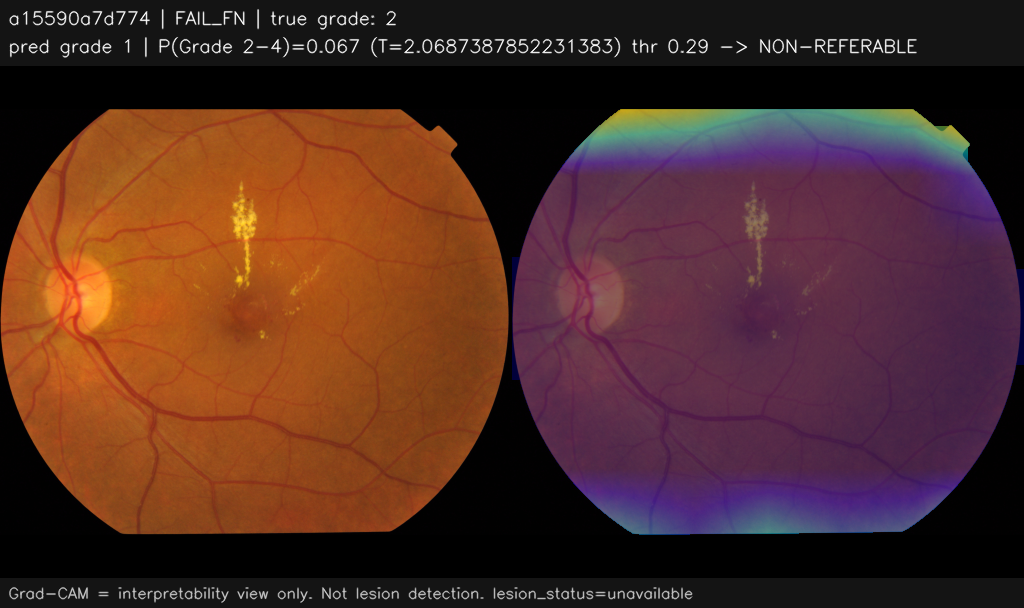
#> input picture ml/weights/GRADCAM/overlays/FAIL_FN_a15590a7d774_g2_p0.07.png, 1024 x 608 px
$ python -i quality_check.py   (imports and definitions only)   (older library calls are emulated)
#> lines starting #> are read from the running program, lines starting #| are printed output that depends on the picture; after the words box and inside, x2 and y2 are one past the last pixel; in counts of white or black regions, pixels touching at a corner belong together
"""
Master Quality Gate Evaluator for Retinal Fundus Screening.
Synthesizes focus, illumination, and field validity into a gradability decision.

Important:
- Quality is evaluated on the retinal/fundus region, not on black or white borders.
- This gate does not produce a DR diagnosis.
- Thresholds are engineering rules for the prototype, not clinical standards.
"""
from typing import Dict, Any, Union
import cv2
import numpy as np

from quality_gate.blur_detection import evaluate_blur
from quality_gate.illumination import evaluate_illumination


def _estimate_fundus_mask(img_rgb: np.ndarray) -> np.ndarray:
    """Estimate the retinal field while excluding black/white capture borders."""
    if img_rgb.ndim != 3 or img_rgb.shape[2] != 3:
        raise ValueError("Expected an RGB image with shape HxWx3.")

    h, w = img_rgb.shape[:2]
    gray = cv2.cvtColor(img_rgb, cv2.COLOR_RGB2GRAY)
    hsv = cv2.cvtColor(img_rgb, cv2.COLOR_RGB2HSV)
#> hsv: shape (608, 1024, 3); mean H, S, V 53, 111.4, 83.7

    saturation = hsv[..., 1]
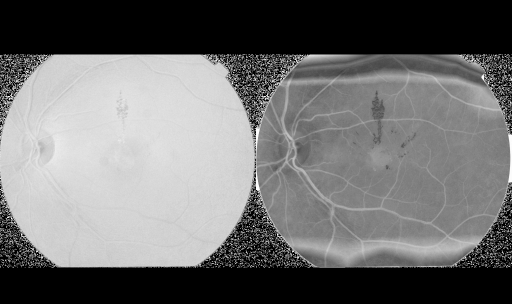
#> saturation: shape (608, 1024) (shown at 1/2 size); min 0, max 255, mean 111.4
    value = hsv[..., 2]

    # Fundus tissue is generally chromatic (orange/red/brown), while white
    # borders and black capture backgrounds are comparatively achromatic.
    red, green, blue = cv2.split(img_rgb.astype(np.float32))
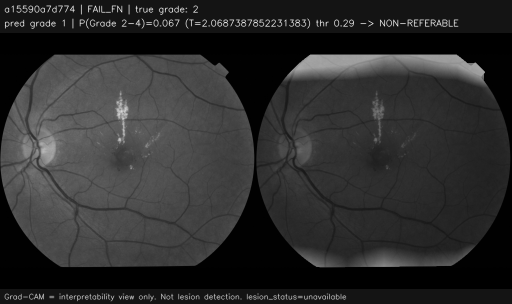
#> green: shape (608, 1024) float32 (shown at 1/2 size); min 0, max 253, mean 44.8
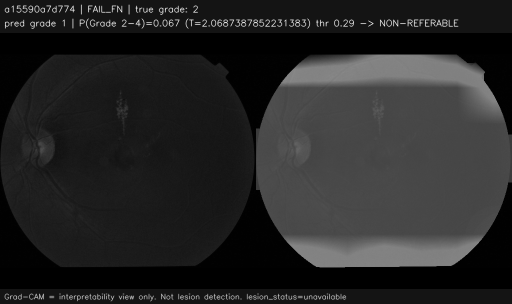
#> blue: shape (608, 1024) float32 (shown at 1/2 size); min 0, max 253, mean 38.4
    warm_tissue = (red > green * 1.02) & (green >= blue * 0.90)
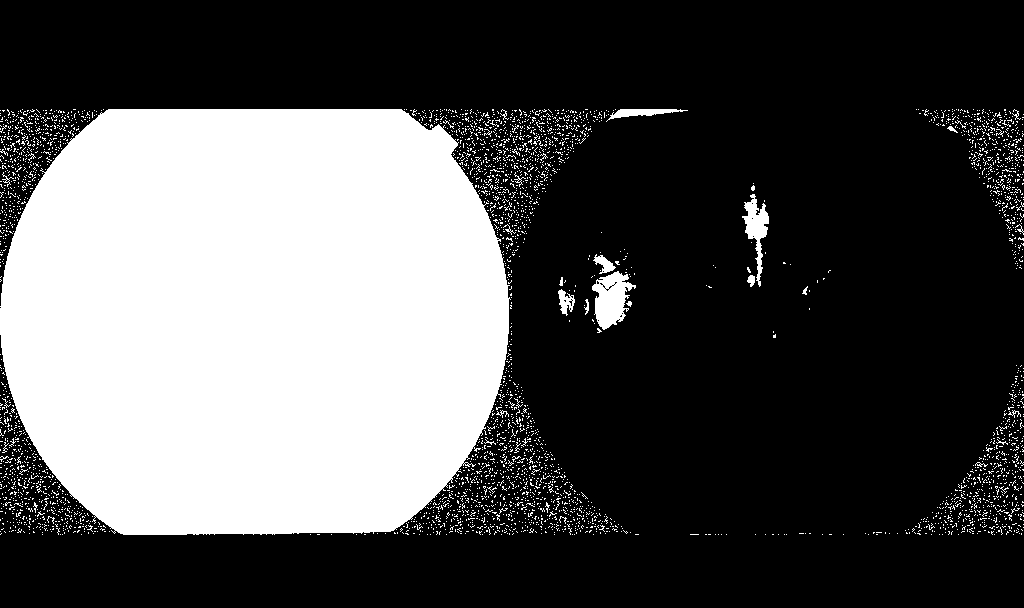
#> warm_tissue: shape (608, 1024) bool; 32.4% white; 3769 white regions (3738 under 20 px), largest, box (x1, y1, x2, y2) and area: (0, 109, 511, 535) 188122, (592, 271, 636, 330) 1506, (742, 194, 769, 287) 945
    chromatic_tissue = saturation > 20
#> chromatic_tissue: shape (608, 1024) bool; 65.1% white; 450 black regions (415 under 20 px), largest, box (x1, y1, x2, y2) and area: (0, 0, 1024, 240) 121530, (0, 374, 1024, 608) 92929, (495, 228, 518, 261) 156
    non_dark = gray > 15
#> non_dark: shape (608, 1024) bool; 76.1% white; 1 black region, box (x1, y1, x2, y2) and area: (0, 66, 1024, 578) 148819

    candidate = non_dark & (chromatic_tissue | warm_tissue) & (value > 20)
#> candidate: shape (608, 1024) bool; 60.3% white; 1 black region, box (x1, y1, x2, y2) and area: (0, 0, 1024, 608) 247123

    # Restrict detection to the central retinal field so UI/camera borders do
    # not dominate illumination or focus measurements.
    yy, xx = np.ogrid[:h, :w]
    cx, cy = (w - 1) / 2.0, (h - 1) / 2.0
    rx, ry = max(w * 0.47, 1.0), max(h * 0.47, 1.0)
    central_field = ((xx - cx) / rx) ** 2 + ((yy - cy) / ry) ** 2 <= 1.0
    candidate &= central_field
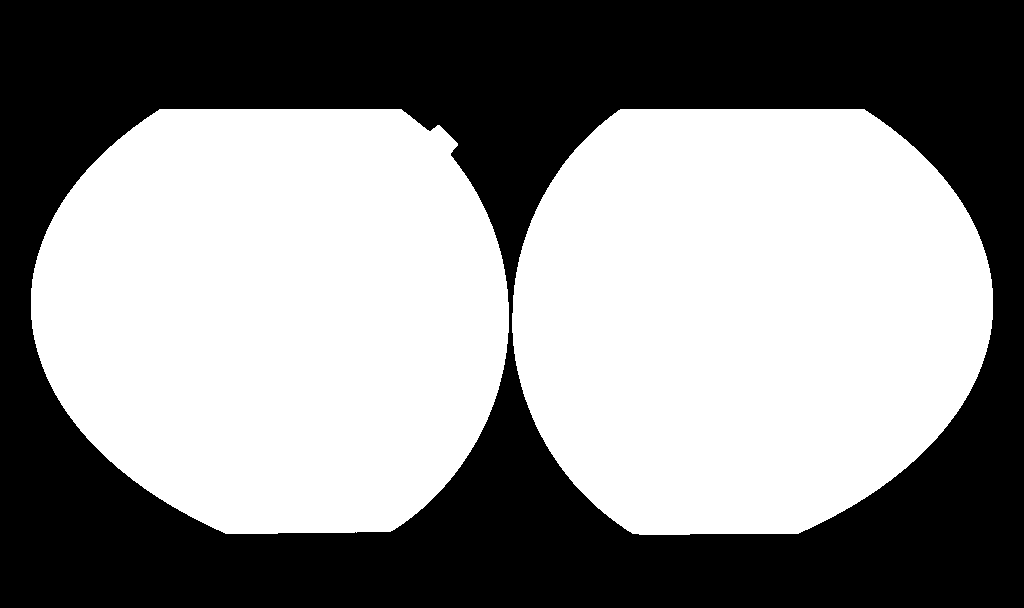
#> candidate: shape (608, 1024) bool; 54% white; 1 black region, box (x1, y1, x2, y2) and area: (0, 0, 1024, 608) 286243

    # Keep the largest connected tissue component when possible.
    mask = (candidate.astype(np.uint8) * 255)
    num_labels, labels, stats, _ = cv2.connectedComponentsWithStats(mask, connectivity=8)
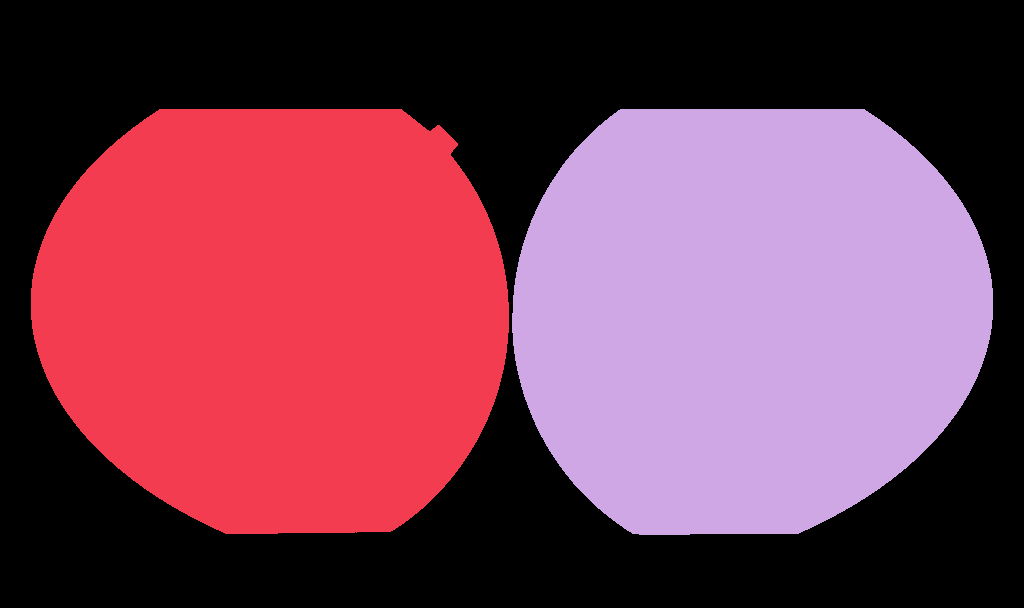
#> labels: shape (608, 1024) int32; 3 distinct labels, from 0 to 2; one colour per label, 0 black
#> num_labels = 3; stats = [[0, 0, 1024, 608, 286243], [31, 109, 478, 425, 167660], [512, 109, 481, 426, 168689]]

    if num_labels > 1:
        areas = stats[1:, cv2.CC_STAT_AREA]
#> areas = [167660, 168689]
        largest_label = 1 + int(np.argmax(areas))
#> largest_label = 2
        mask = np.where(labels == largest_label, 255, 0).astype(np.uint8)
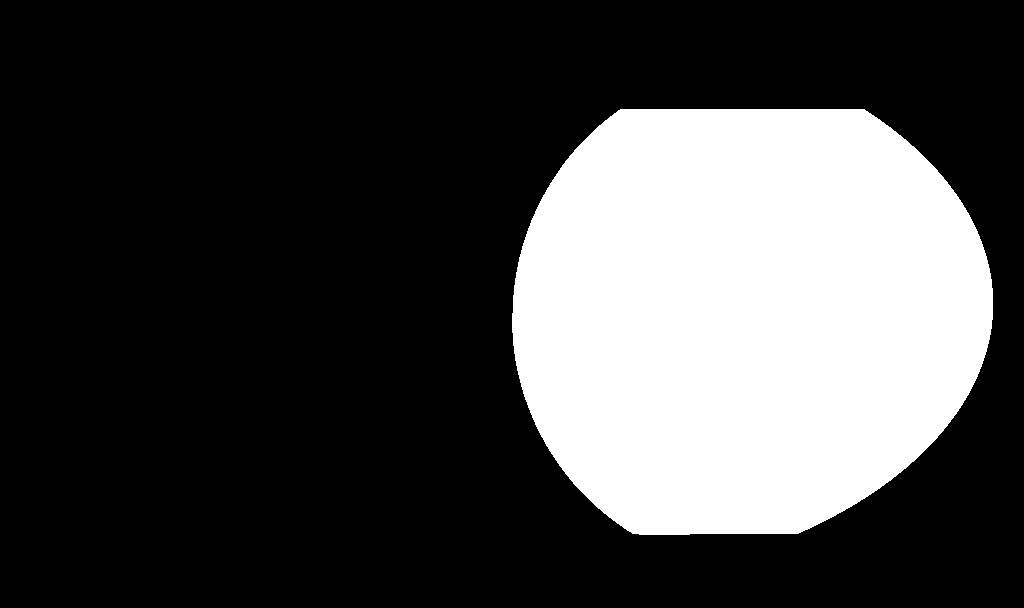
#> mask: shape (608, 1024); 27.1% white; 1 white region, box (x1, y1, x2, y2) and area: (512, 109, 993, 535) 168689

    coverage = float(np.mean(mask > 0))
#> coverage = 0.271

    # Conservative fallback for grayscale/low-saturation fundus captures.
    if coverage < 0.08:
        fallback = (
            central_field
            & (gray > 15)
            & (gray < 245)
        )
        mask = (fallback.astype(np.uint8) * 255)

    return mask


# [127 lines left out: function assess_image_quality, not called in this run]

>>> import cv2
>>> picture = cv2.cvtColor(cv2.imread('../ml/weights/GRADCAM/overlays/FAIL_FN_a15590a7d774_g2_p0.07.png'), cv2.COLOR_BGR2RGB)
>>> result = _estimate_fundus_mask(picture)

$ run again, on ml/weights/GRADCAM/overlays/FAIL_FP_7bf981d9c7fe_g1_p0.54.png
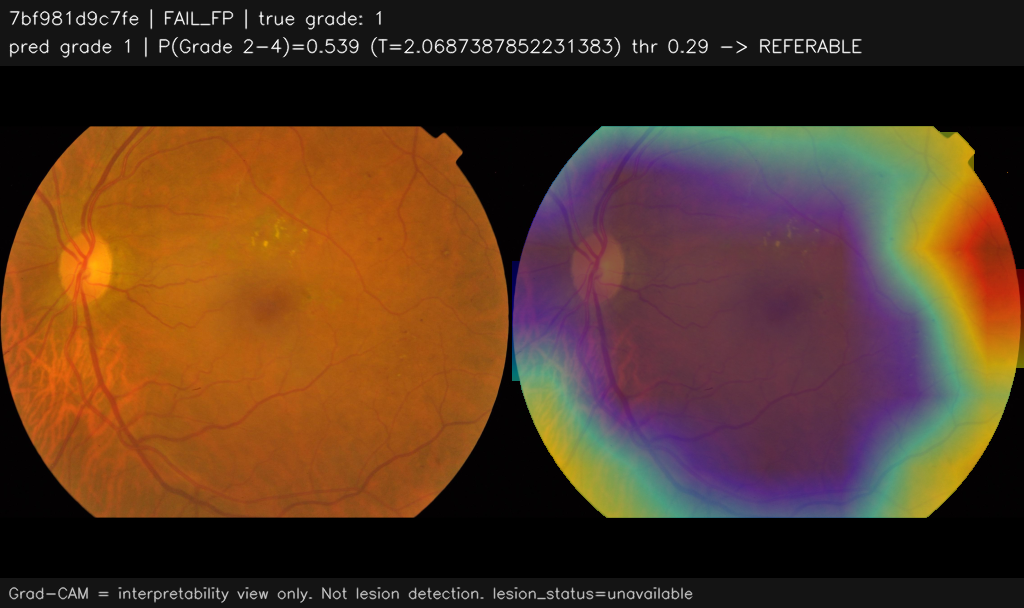
#> input picture ml/weights/GRADCAM/overlays/FAIL_FP_7bf981d9c7fe_g1_p0.54.png, 1024 x 608 px
#> hsv: shape (608, 1024, 3); mean H, S, V 46.5, 112.3, 90.3
#> warm_tissue: shape (608, 1024) bool; 33.2% white; 495 white regions (469 under 20 px), largest, box (x1, y1, x2, y2) and area: (0, 126, 512, 518) 178669, (909, 126, 1024, 387) 16569, (911, 409, 1001, 518) 3038
#> chromatic_tissue: shape (608, 1024) bool; 63.6% white; 200 black regions (134 under 20 px), largest, box (x1, y1, x2, y2) and area: (0, 0, 1024, 137) 129420, (0, 501, 1024, 608) 92869, (465, 473, 494, 501) 222
#> non_dark: shape (608, 1024) bool; 73.1% white; 1 black region, box (x1, y1, x2, y2) and area: (0, 66, 1024, 578) 167570
#> in _estimate_fundus_mask, `num_labels, labels, stats, _ = cv2.connectedComponentsWithStats(mask, ..`:
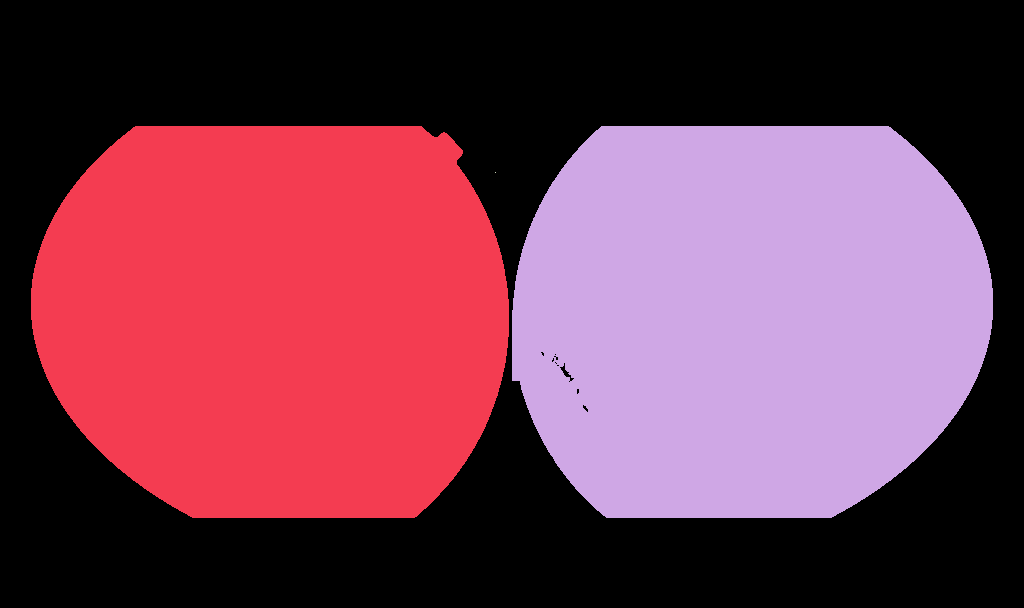
#> labels: shape (608, 1024) int32; 4 distinct labels, from 0 to 3; one colour per label, 0 black
#> num_labels = 4; stats = [[0, 0, 1024, 608, 301085], [31, 126, 478, 392, 160447], [512, 126, 481, 392, 161059], [495, 172, 1, 1, 1]]
#> areas = [160447, 161059, 1]
#> largest_label = 2
#> in _estimate_fundus_mask, `mask = np.where(labels == largest_label, 255, 0).astype(np.uint8)`:
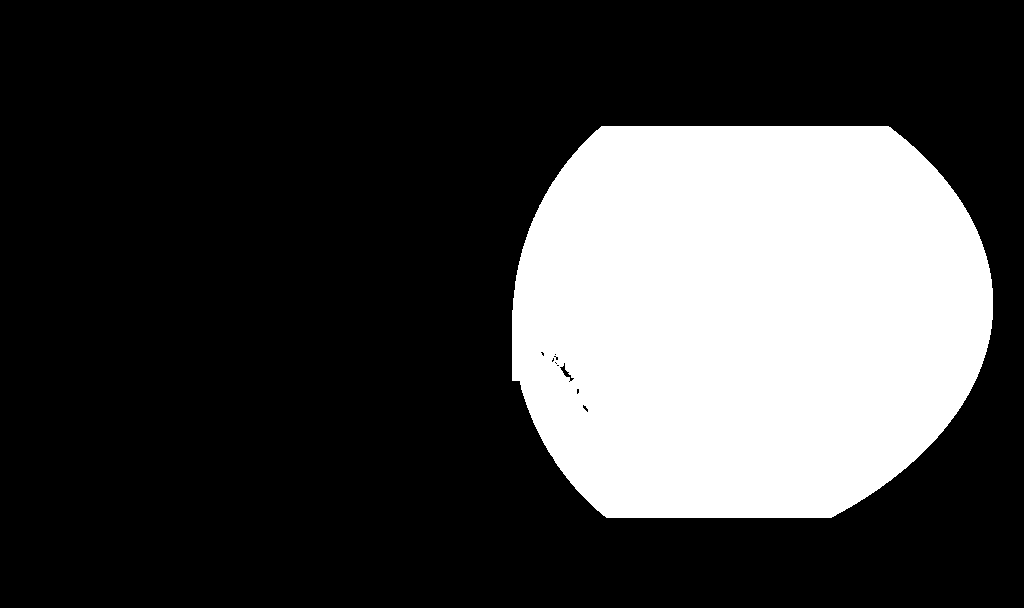
#> mask: shape (608, 1024); 25.9% white; 1 white region, box (x1, y1, x2, y2) and area: (512, 126, 993, 518) 161059
#> coverage = 0.259

$ run again, on ml/weights/GRADCAM/overlays/FAIL_FP_f7fec8935126_g1_p0.83.png
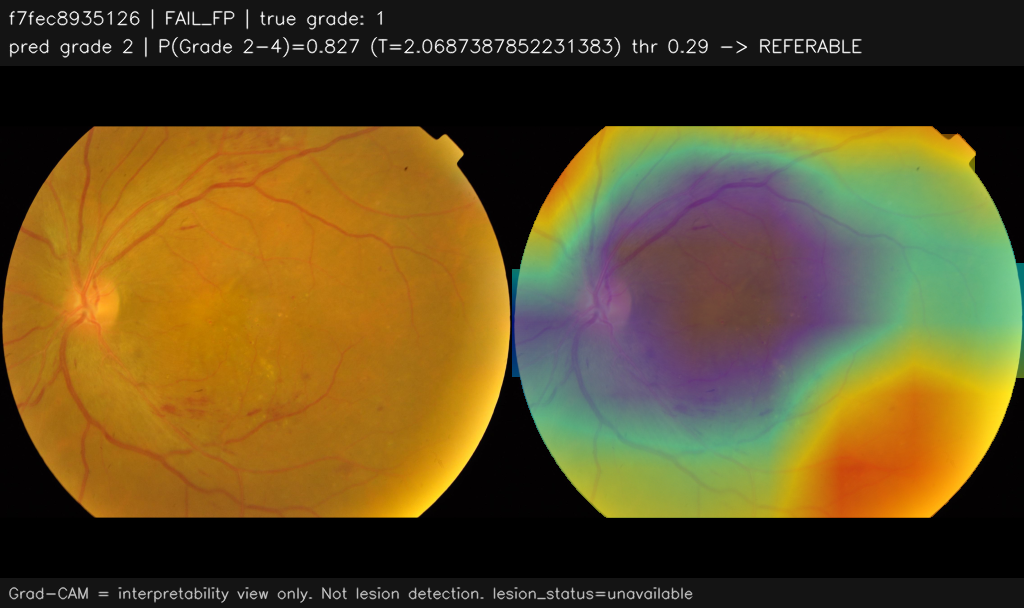
#> input picture ml/weights/GRADCAM/overlays/FAIL_FP_f7fec8935126_g1_p0.83.png, 1024 x 608 px
#> hsv: shape (608, 1024, 3); mean H, S, V 36.2, 113.5, 102.8
#> warm_tissue: shape (608, 1024) bool; 36.6% white; 322 white regions (303 under 20 px), largest, box (x1, y1, x2, y2) and area: (0, 126, 512, 518) 178647, (730, 351, 1014, 518) 27920, (629, 234, 780, 342) 10748
#> chromatic_tissue: shape (608, 1024) bool; 64% white; 157 black regions (120 under 20 px), largest, box (x1, y1, x2, y2) and area: (0, 0, 1024, 130) 129048, (0, 505, 1024, 608) 92388, (498, 483, 530, 505) 200
#> non_dark: shape (608, 1024) bool; 73.1% white; 1 black region, box (x1, y1, x2, y2) and area: (0, 66, 1024, 578) 167335
#> in _estimate_fundus_mask, `num_labels, labels, stats, _ = cv2.connectedComponentsWithStats(mask, ..`:
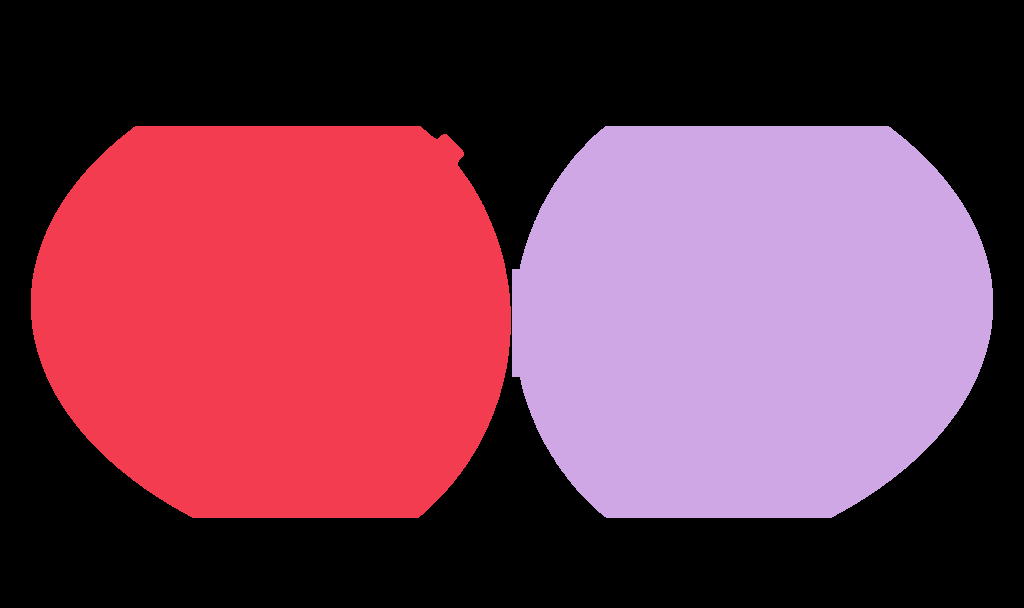
#> labels: shape (608, 1024) int32; 3 distinct labels, from 0 to 2; one colour per label, 0 black
#> num_labels = 3; stats = [[0, 0, 1024, 608, 300680], [31, 126, 480, 392, 161101], [512, 126, 481, 392, 160811]]
#> areas = [161101, 160811]
#> largest_label = 1
#> in _estimate_fundus_mask, `mask = np.where(labels == largest_label, 255, 0).astype(np.uint8)`:
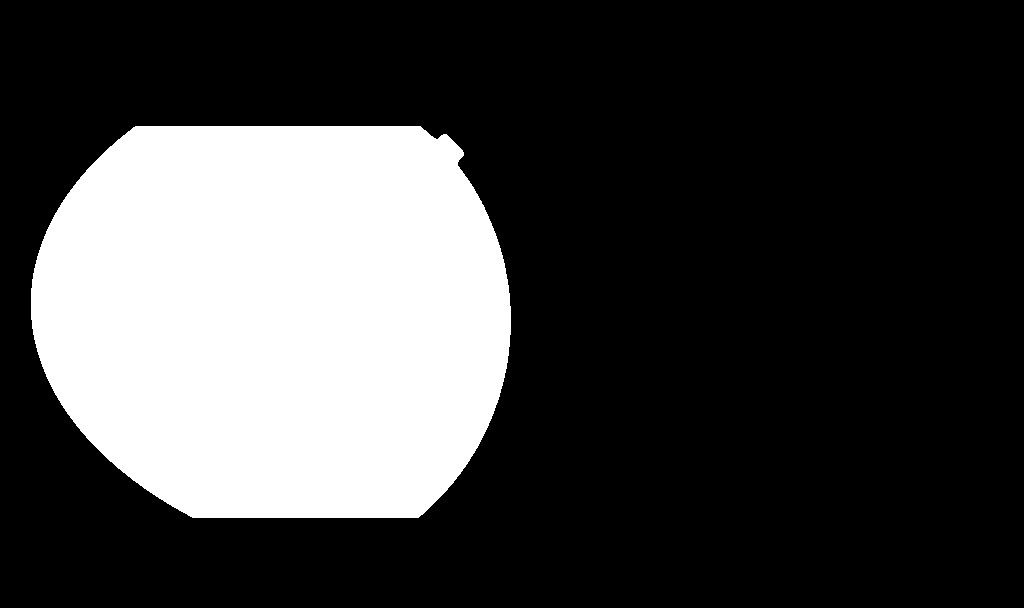
#> mask: shape (608, 1024); 25.9% white; 1 white region, box (x1, y1, x2, y2) and area: (31, 126, 511, 518) 161101
#> coverage = 0.259
